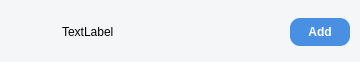
<?xml version="1.0" encoding="UTF-8"?>
<ui version="4.0">
 <class>AddFriendItemClass</class>
 <widget class="QWidget" name="AddFriendItemClass">
  <property name="geometry">
   <rect>
    <x>0</x>
    <y>0</y>
    <width>360</width>
    <height>62</height>
   </rect>
  </property>
  <property name="sizePolicy">
   <sizepolicy hsizetype="Preferred" vsizetype="Preferred">
    <horstretch>0</horstretch>
    <verstretch>0</verstretch>
   </sizepolicy>
  </property>
  <property name="windowTitle">
   <string>AddFriendItem</string>
  </property>
  <property name="styleSheet">
   <string notr="true">QWidget {
    background: #F5F6F8;
}

QLineEdit {
    background: #FFFFFF;
    border: 1px solid #E6EAF0;
    border-radius: 10px;
    padding: 0 12px;
    color: #222222;
}

QLineEdit:focus {
    border: 1px solid #4A90E2;
}

QPushButton {
    background: #4A90E2;
    color: white;
    border: none;
    border-radius: 10px;
    font-weight: 600;
}

QPushButton:hover {
    background: #3B82D6;
}</string>
  </property>
  <layout class="QHBoxLayout" name="horizontalLayout">
   <property name="spacing">
    <number>10</number>
   </property>
   <property name="leftMargin">
    <number>12</number>
   </property>
   <property name="topMargin">
    <number>12</number>
   </property>
   <property name="rightMargin">
    <number>10</number>
   </property>
   <property name="bottomMargin">
    <number>10</number>
   </property>
   <item>
    <widget class="QLabel" name="label">
     <property name="minimumSize">
      <size>
       <width>40</width>
       <height>40</height>
      </size>
     </property>
     <property name="maximumSize">
      <size>
       <width>40</width>
       <height>40</height>
      </size>
     </property>
     <property name="text">
      <string/>
     </property>
     <property name="pixmap">
      <pixmap resource="../TalkyClient.qrc">:/imgs/member.svg</pixmap>
     </property>
     <property name="scaledContents">
      <bool>true</bool>
     </property>
    </widget>
   </item>
   <item>
    <widget class="QLabel" name="nameLabel">
     <property name="minimumSize">
      <size>
       <width>160</width>
       <height>24</height>
      </size>
     </property>
     <property name="maximumSize">
      <size>
       <width>460</width>
       <height>24</height>
      </size>
     </property>
     <property name="text">
      <string>TextLabel</string>
     </property>
    </widget>
   </item>
   <item>
    <spacer name="horizontalSpacer">
     <property name="orientation">
      <enum>Qt::Horizontal</enum>
     </property>
     <property name="sizeHint" stdset="0">
      <size>
       <width>40</width>
       <height>20</height>
      </size>
     </property>
    </spacer>
   </item>
   <item>
    <widget class="QPushButton" name="addButton">
     <property name="minimumSize">
      <size>
       <width>60</width>
       <height>28</height>
      </size>
     </property>
     <property name="maximumSize">
      <size>
       <width>60</width>
       <height>28</height>
      </size>
     </property>
     <property name="font">
      <font>
       <family>Microsoft YaHei UI</family>
       <weight>75</weight>
       <bold>true</bold>
      </font>
     </property>
     <property name="text">
      <string>Add</string>
     </property>
    </widget>
   </item>
  </layout>
 </widget>
 <layoutdefault spacing="6" margin="11"/>
 <resources>
  <include location="../TalkyClient.qrc"/>
  <include location="TalkyClient.qrc"/>
 </resources>
 <connections/>
</ui>
